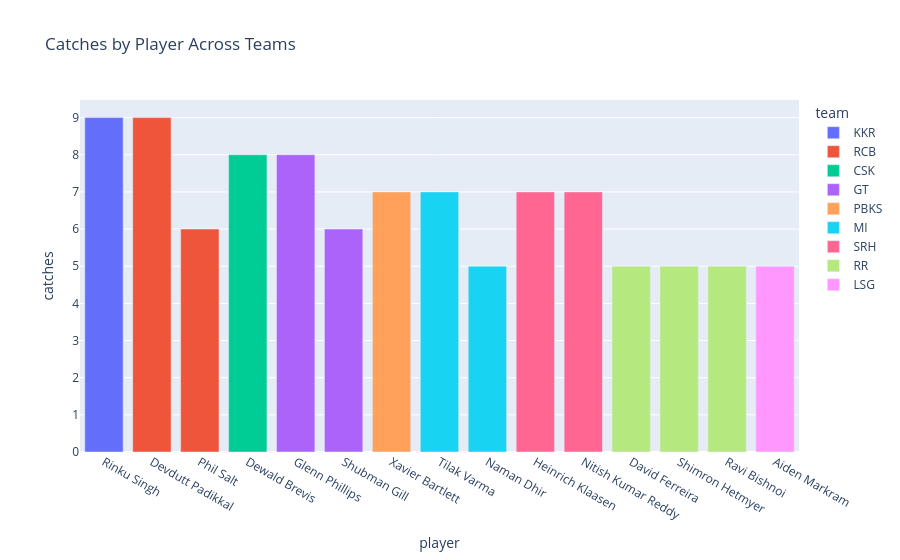

Notebook cell for this chart:
### Code cell
fig.show()

### Figure 1 — Plotly figure (JSON) as saved in the notebook; plotly's stock layout.template omitted (floating-point values rounded to 4 significant figures)
{"data": [{"hovertemplate": "team=KKR<br>player=%{x}<br>catches=%{y}<extra></extra>", "legendgroup": "KKR", "marker": {"color": "#636efa", "pattern": {"shape": ""}}, "name": "KKR", "orientation": "v", "showlegend": true, "textposition": "auto", "type": "bar", "x": ["Rinku Singh"], "xaxis": "x", "y": [9], "yaxis": "y"}, {"hovertemplate": "team=RCB<br>player=%{x}<br>catches=%{y}<extra></extra>", "legendgroup": "RCB", "marker": {"color": "#EF553B", "pattern": {"shape": ""}}, "name": "RCB", "orientation": "v", "showlegend": true, "textposition": "auto", "type": "bar", "x": ["Devdutt Padikkal", "Phil Salt"], "xaxis": "x", "y": [9, 6], "yaxis": "y"}, {"hovertemplate": "team=CSK<br>player=%{x}<br>catches=%{y}<extra></extra>", "legendgroup": "CSK", "marker": {"color": "#00cc96", "pattern": {"shape": ""}}, "name": "CSK", "orientation": "v", "showlegend": true, "textposition": "auto", "type": "bar", "x": ["Dewald Brevis"], "xaxis": "x", "y": [8], "yaxis": "y"}, {"hovertemplate": "team=GT<br>player=%{x}<br>catches=%{y}<extra></extra>", "legendgroup": "GT", "marker": {"color": "#ab63fa", "pattern": {"shape": ""}}, "name": "GT", "orientation": "v", "showlegend": true, "textposition": "auto", "type": "bar", "x": ["Glenn Phillips", "Shubman Gill"], "xaxis": "x", "y": [8, 6], "yaxis": "y"}, {"hovertemplate": "team=PBKS<br>player=%{x}<br>catches=%{y}<extra></extra>", "legendgroup": "PBKS", "marker": {"color": "#FFA15A", "pattern": {"shape": ""}}, "name": "PBKS", "orientation": "v", "showlegend": true, "textposition": "auto", "type": "bar", "x": ["Xavier Bartlett"], "xaxis": "x", "y": [7], "yaxis": "y"}, {"hovertemplate": "team=MI<br>player=%{x}<br>catches=%{y}<extra></extra>", "legendgroup": "MI", "marker": {"color": "#19d3f3", "pattern": {"shape": ""}}, "name": "MI", "orientation": "v", "showlegend": true, "textposition": "auto", "type": "bar", "x": ["Tilak Varma", "Naman Dhir"], "xaxis": "x", "y": [7, 5], "yaxis": "y"}, {"hovertemplate": "team=SRH<br>player=%{x}<br>catches=%{y}<extra></extra>", "legendgroup": "SRH", "marker": {"color": "#FF6692", "pattern": {"shape": ""}}, "name": "SRH", "orientation": "v", "showlegend": true, "textposition": "auto", "type": "bar", "x": ["Heinrich Klaasen", "Nitish Kumar Reddy"], "xaxis": "x", "y": [7, 7], "yaxis": "y"}, {"hovertemplate": "team=RR<br>player=%{x}<br>catches=%{y}<extra></extra>", "legendgroup": "RR", "marker": {"color": "#B6E880", "pattern": {"shape": ""}}, "name": "RR", "orientation": "v", "showlegend": true, "textposition": "auto", "type": "bar", "x": ["David Ferreira", "Shimron Hetmyer", "Ravi Bishnoi"], "xaxis": "x", "y": [5, 5, 5], "yaxis": "y"}, {"hovertemplate": "team=LSG<br>player=%{x}<br>catches=%{y}<extra></extra>", "legendgroup": "LSG", "marker": {"color": "#FF97FF", "pattern": {"shape": ""}}, "name": "LSG", "orientation": "v", "showlegend": true, "textposition": "auto", "type": "bar", "x": ["Aiden Markram"], "xaxis": "x", "y": [5], "yaxis": "y"}], "layout": {"barmode": "relative", "legend": {"title": {"text": "team"}, "tracegroupgap": 0}, "title": {"text": "Catches by Player Across Teams"}, "xaxis": {"anchor": "y", "domain": [0, 1], "title": {"text": "player"}}, "yaxis": {"anchor": "x", "domain": [0, 1], "title": {"text": "catches"}}}}
